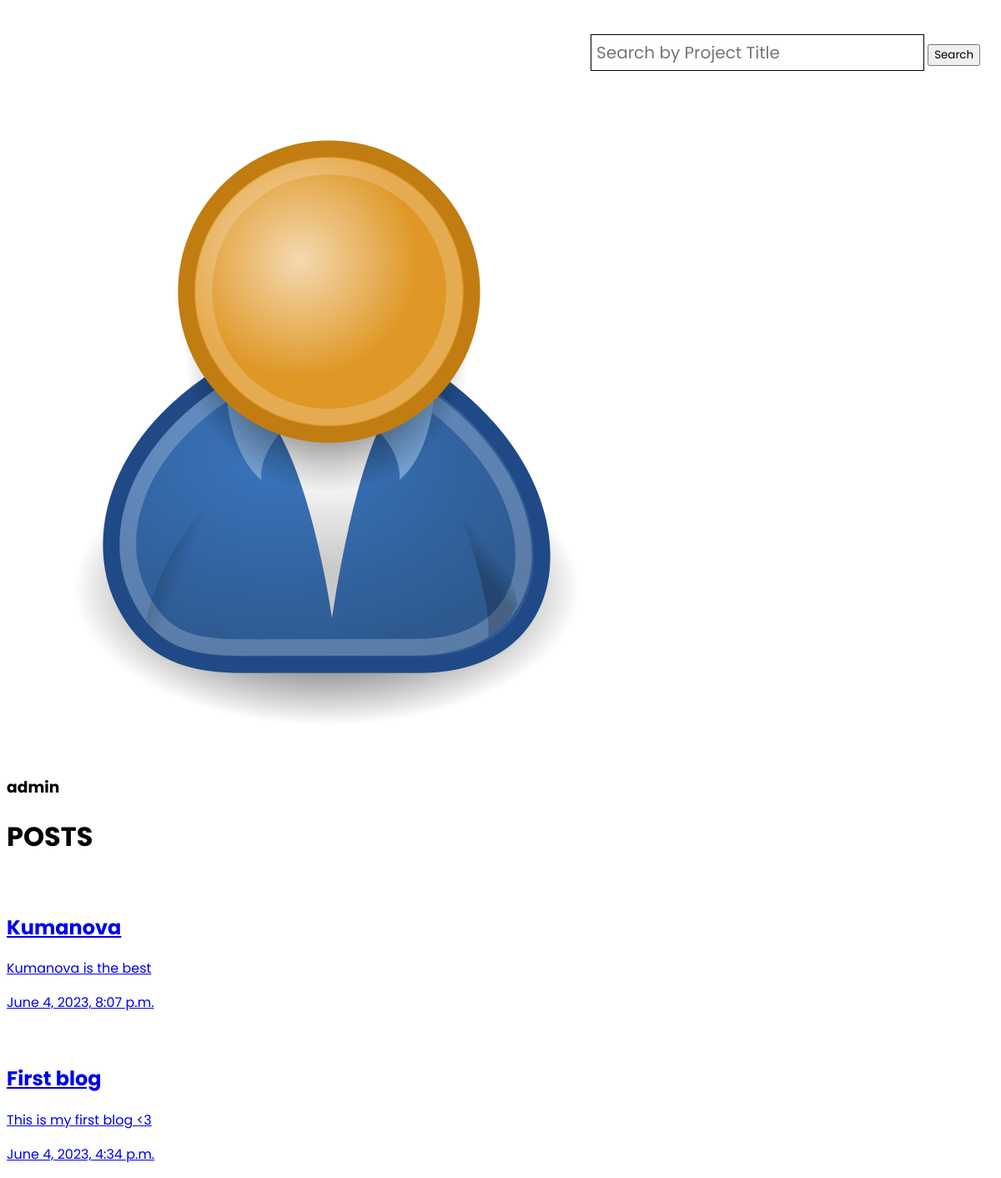
Page /profile/6c8accff00f54f14809bcd90a88459d6/ on the committed database.
### users/models.py (models this page shows, shortened)
class Profile(models.Model):
    user = models.OneToOneField(User , on_delete=models.CASCADE)
    username = models.CharField(max_length = 25 , unique=True)
    email = models.EmailField(blank=True , null=True)
    name = models.CharField(max_length=30 , blank=True , null=True)
    profile_image = models.ImageField(blank=True , null=True, upload_to='profiles/', default='images/profiles/user-default.png')
    bio = models.TextField(blank=True , null=True)
    created = models.DateTimeField(auto_now_add = True)
    id = models.UUIDField(default=uuid.uuid4 , unique=True ,
                        primary_key=True , editable=False)

### posts/models.py (models this page shows, shortened)
class Posts(models.Model):
    owner = models.ForeignKey(Profile, on_delete=models.CASCADE)
    title = models.CharField(max_length=255)
    caption = models.TextField(blank=True, null=True)
    file = models.FileField(upload_to="media/files", default="")
    likes = models.IntegerField(default=0)
    comments = models.ForeignKey(
        "Comment", on_delete=models.CASCADE, null=True, blank=True
    )
    created = models.DateTimeField(auto_now_add=True)
    id = models.UUIDField(
        default=uuid.uuid4, unique=True, primary_key=True, editable=False
    )
    class Meta:
        ordering = ["-created"]

### users/views.py (the view)
# urls.py: path('profile/<str:pk>/',views.viewProfile ,name='profile'),
def viewProfile(request , pk):
    profile = Profile.objects.get(id=pk)
    posts = profile.posts_set.all()
    context = {
        'profile':profile,
        'posts':posts
    }
    return render(request, 'users/profile.html',context)

### users/templates/users/profile.html (shortened to what this page needs)
{% extends 'main.html' %}
{% block content %}
<img src="{{profile.profile_image.url}}" alt="">
<h3>{{profile.username}}</h3>
<h1>POSTS</h1>
{% for post in posts %}
<a href="{% url 'singlePost' post.id %}">
    <h2>{{post.title}}</h2>
    {% if post.caption %}
    <p>{{post.caption}}</p>
    {% endif %}
    <p>{{post.created}}</p>
    </a>
{% endfor %}
{% endblock content %}

### templates/main.html (shortened to what this page needs)
{% load static %}
<!DOCTYPE html>
<html lang="en">
<head>
    <link rel="stylesheet" href="{% static 'styles/navbar.css' %}">
    <link rel="stylesheet" href="{% static 'styles/main.css' %}">
    <link rel="stylesheet" type="text/css" href="{% static '/styles/sidepanel.css' %}">
    <link rel="stylesheet" href="https://cdnjs.cloudflare.com/ajax/libs/font-awesome/4.7.0/css/font-awesome.min.css">
</head>
<body>
    <br>
    <div class="searchbar">
        <form action="" method="GET">
            <input class="input input--text" id="formInput#search" type="text" name="search_query"
                value="{{search_query}}" placeholder="Search by Project Title" />
            <input class="btn btn--sub btn--lg" type="submit" value="Search" />
        </form>
    </div>
    <br><br>
    {% block content %}
    {% endblock content %}
</body>
</html>

### static/styles/navbar.css (style rules this page uses)
* { font-family: 'Poppins', sans-serif; }

### static/styles/main.css (style rules this page uses)
.searchbar { overflow: hidden; margin-left: 700px; }
.searchbar input[type=text] { padding: 6px; margin-top: 8px; font-size: 20px; border: 1px solid black; }

### rows in the picture
Profile: profile_image (placeholder picture), username "admin"
Posts: title "Kumanova", caption "Kumanova is the best", created "June 4, 2023, 8:07 p.m."
Posts: title "First blog", caption "This is my first blog <3", created "June 4, 2023, 4:34 p.m."
